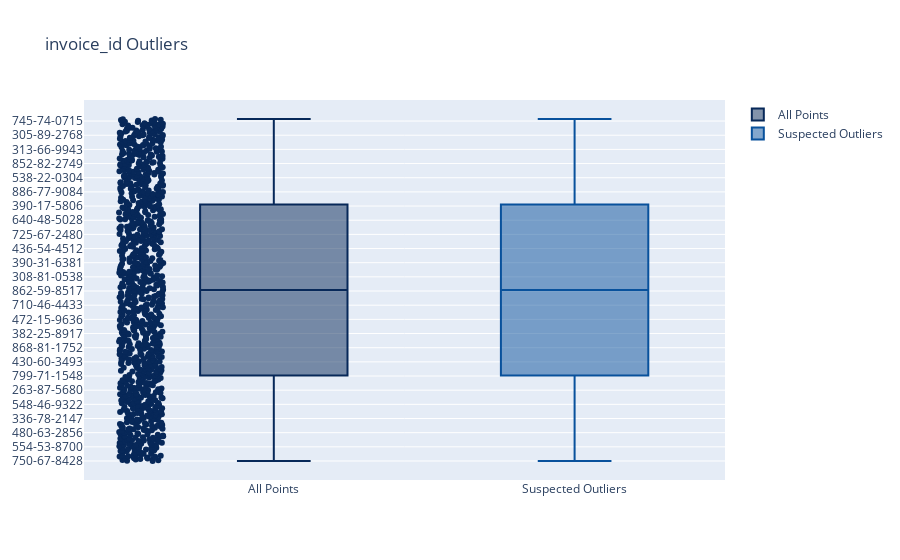
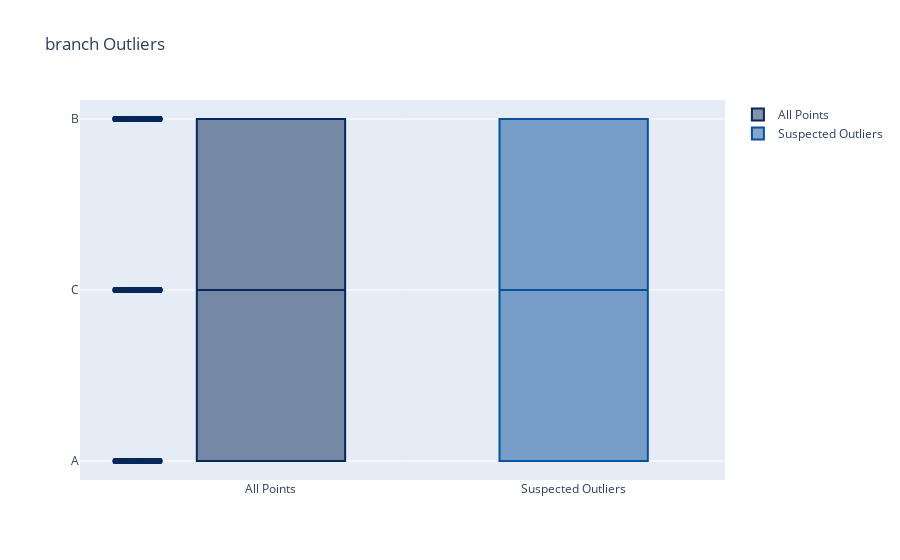
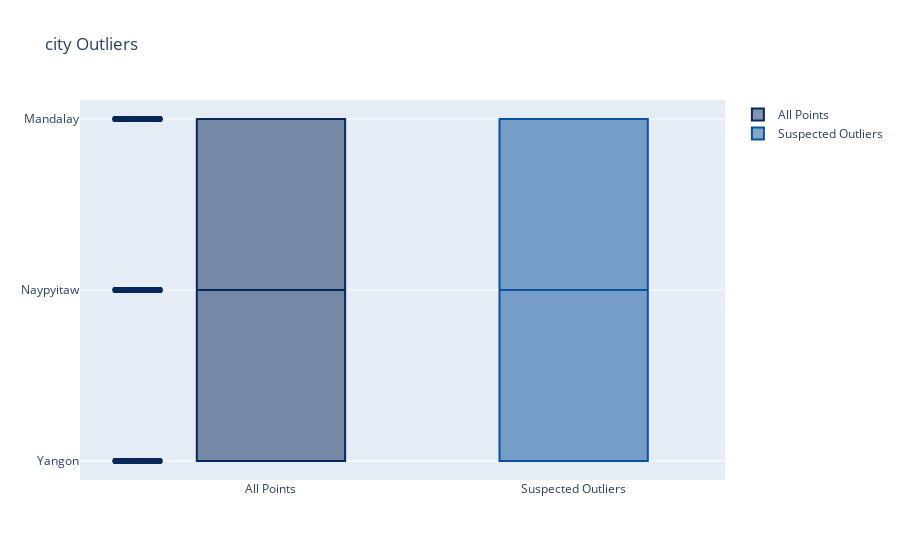
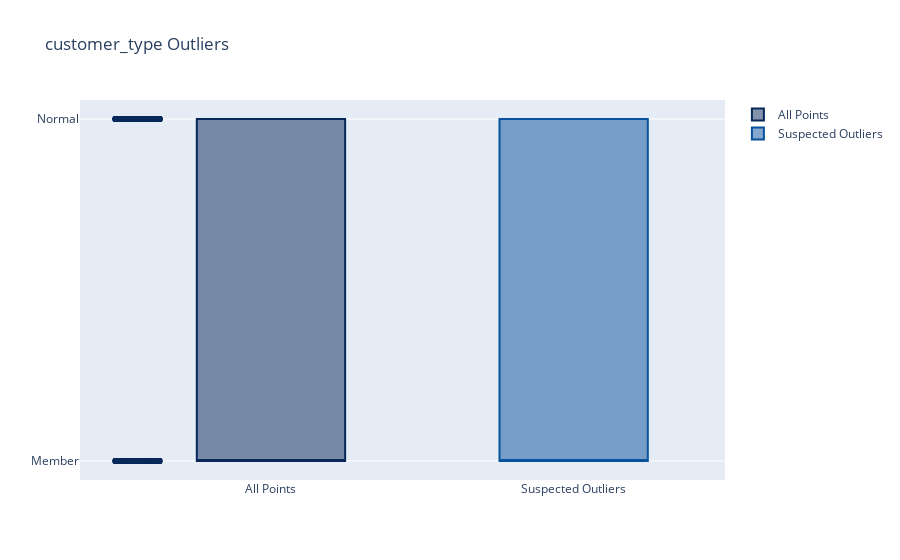

The code cell stored with these charts, in order, in its notebook:
### Code cell
for columns in retail_clean:
    OutLiersBox(retail_clean,columns)

### Figure 1 — Plotly figure (JSON) as saved in the notebook; plotly's stock layout.template omitted (floating-point values rounded to 4 significant figures; data arrays with more than 128 entries replaced by an {"elided": "..."} marker saying what was removed)
{"data": [{"boxpoints": "all", "jitter": 0.3, "line": {"color": "rgb(7,40,89)"}, "marker": {"color": "rgb(7,40,89)"}, "name": "All Points", "pointpos": -1.8, "type": "box", "y": {"elided": "991 str values"}}, {"boxpoints": "suspectedoutliers", "line": {"color": "rgb(8,81,156)"}, "marker": {"color": "rgb(8,81,156)", "line": {"outliercolor": "rgba(219, 64, 82, 0.6)", "outlierwidth": 2}, "outliercolor": "rgba(219, 64, 82, 0.6)"}, "name": "Suspected Outliers", "type": "box", "y": {"elided": "991 str values"}}], "layout": {"title": {"text": "invoice_id Outliers"}}}

### Figure 2 — Plotly figure (JSON) as saved in the notebook; plotly's stock layout.template omitted (floating-point values rounded to 4 significant figures; data arrays with more than 128 entries replaced by an {"elided": "..."} marker saying what was removed)
{"data": [{"boxpoints": "all", "jitter": 0.3, "line": {"color": "rgb(7,40,89)"}, "marker": {"color": "rgb(7,40,89)"}, "name": "All Points", "pointpos": -1.8, "type": "box", "y": {"elided": "991 str values"}}, {"boxpoints": "suspectedoutliers", "line": {"color": "rgb(8,81,156)"}, "marker": {"color": "rgb(8,81,156)", "line": {"outliercolor": "rgba(219, 64, 82, 0.6)", "outlierwidth": 2}, "outliercolor": "rgba(219, 64, 82, 0.6)"}, "name": "Suspected Outliers", "type": "box", "y": {"elided": "991 str values"}}], "layout": {"title": {"text": "branch Outliers"}}}

### Figure 3 — Plotly figure (JSON) as saved in the notebook; plotly's stock layout.template omitted (floating-point values rounded to 4 significant figures; data arrays with more than 128 entries replaced by an {"elided": "..."} marker saying what was removed)
{"data": [{"boxpoints": "all", "jitter": 0.3, "line": {"color": "rgb(7,40,89)"}, "marker": {"color": "rgb(7,40,89)"}, "name": "All Points", "pointpos": -1.8, "type": "box", "y": {"elided": "991 str values"}}, {"boxpoints": "suspectedoutliers", "line": {"color": "rgb(8,81,156)"}, "marker": {"color": "rgb(8,81,156)", "line": {"outliercolor": "rgba(219, 64, 82, 0.6)", "outlierwidth": 2}, "outliercolor": "rgba(219, 64, 82, 0.6)"}, "name": "Suspected Outliers", "type": "box", "y": {"elided": "991 str values"}}], "layout": {"title": {"text": "city Outliers"}}}

### Figure 4 — Plotly figure (JSON) as saved in the notebook; plotly's stock layout.template omitted (floating-point values rounded to 4 significant figures; data arrays with more than 128 entries replaced by an {"elided": "..."} marker saying what was removed)
{"data": [{"boxpoints": "all", "jitter": 0.3, "line": {"color": "rgb(7,40,89)"}, "marker": {"color": "rgb(7,40,89)"}, "name": "All Points", "pointpos": -1.8, "type": "box", "y": {"elided": "991 str values"}}, {"boxpoints": "suspectedoutliers", "line": {"color": "rgb(8,81,156)"}, "marker": {"color": "rgb(8,81,156)", "line": {"outliercolor": "rgba(219, 64, 82, 0.6)", "outlierwidth": 2}, "outliercolor": "rgba(219, 64, 82, 0.6)"}, "name": "Suspected Outliers", "type": "box", "y": {"elided": "991 str values"}}], "layout": {"title": {"text": "customer_type Outliers"}}}
